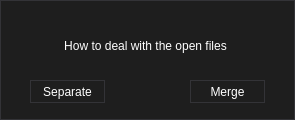
<?xml version="1.0" encoding="UTF-8"?>
<ui version="4.0">
 <class>OpenOptions</class>
 <widget class="QDialog" name="OpenOptions">
  <property name="geometry">
   <rect>
    <x>0</x>
    <y>0</y>
    <width>295</width>
    <height>120</height>
   </rect>
  </property>
  <property name="font">
   <font>
    <family>Arial</family>
   </font>
  </property>
  <property name="windowTitle">
   <string>Options</string>
  </property>
  <property name="windowIcon">
   <iconset resource="BMGTexTool.qrc">
    <normaloff>:/BMGTexTool/Resources/TX.png</normaloff>:/BMGTexTool/Resources/TX.png</iconset>
  </property>
  <property name="styleSheet">
   <string notr="true">/*
	Copyright 2013 Emanuel Claesson

	Licensed under the Apache License, Version 2.0 (the &quot;License&quot;);
	you may not use this file except in compliance with the License.
	You may obtain a copy of the License at

		http://www.apache.org/licenses/LICENSE-2.0

	Unless required by applicable law or agreed to in writing, software
	distributed under the License is distributed on an &quot;AS IS&quot; BASIS,
	WITHOUT WARRANTIES OR CONDITIONS OF ANY KIND, either express or implied.
	See the License for the specific language governing permissions and
	limitations under the License.
*/

/*
	COLOR_DARK     = #1e1e1e
	COLOR_MEDIUM   = #2d2d30
	COLOR_MEDLIGHT = #333337
	COLOR_LIGHT    = #FFFFFF
	COLOR_ACCENT   = #3f3f46
*/

* {
	background: #1e1e1e;
	color: #FFFFFF;
	border: 1px solid #333337;
}

QWidget::item:selected {
	background: #3f3f46;
}

QCheckBox, QRadioButton {
	border: none;
}

QRadioButton::indicator, QCheckBox::indicator {
	width: 13px;
	height: 13px;
}

QRadioButton::indicator::unchecked, QCheckBox::indicator::unchecked {
	border: 1px solid #333337;
	background: none;
}

QRadioButton::indicator:unchecked:hover, QCheckBox::indicator:unchecked:hover {
	border: 1px solid #FFFFFF;
}

QRadioButton::indicator::checked, QCheckBox::indicator::checked {
	border: 1px solid #333337;
	background: #333337;
}

QRadioButton::indicator:checked:hover, QCheckBox::indicator:checked:hover {
	border: 1px solid #FFFFFF;
	background: #FFFFFF;
}

QGroupBox {
	margin-top: 6px;
}

QGroupBox::title {
	top: -7px;
	left: 7px;
}

QScrollBar {
	border: 1px solid #686868;
	background: #1e1e1e;
}

QScrollBar:horizontal {
	height: 15px;
	margin: 0px 0px 0px 32px;
}

QScrollBar:vertical {
	width: 15px;
	margin: 32px 0px 0px 0px;
}

QScrollBar::handle {
	background: #2d2d30;
	border: 1px solid #333337;
}

QScrollBar::handle:horizontal {
	border-width: 0px 1px 0px 1px;
}

QScrollBar::handle:vertical {
	border-width: 1px 0px 1px 0px;
}

QScrollBar::handle:horizontal {
	min-width: 20px;
}

QScrollBar::handle:vertical {
	min-height: 20px;
}

QScrollBar::add-line, QScrollBar::sub-line {
	background:#2d2d30;
	border: 1px solid #333337;
	subcontrol-origin: margin;
}

QScrollBar::add-line {
	position: absolute;
}

QScrollBar::add-line:horizontal {
	width: 15px;
	subcontrol-position: left;
	left: 15px;
}

QScrollBar::add-line:vertical {
	height: 15px;
	subcontrol-position: top;
	top: 15px;
}

QScrollBar::sub-line:horizontal {
	width: 15px;
	subcontrol-position: top left;
}

QScrollBar::sub-line:vertical {
	height: 15px;
	subcontrol-position: top;
}

QScrollBar:left-arrow, QScrollBar::right-arrow, QScrollBar::up-arrow, QScrollBar::down-arrow {
	border: 1px solid #333337;
	width: 3px;
	height: 3px;
}

QScrollBar::add-page, QScrollBar::sub-page {
	background: none;
}

QAbstractButton:hover {
	background: #2d2d30;
}

QAbstractButton:pressed {
	background: #333337;
}

QAbstractItemView {
	show-decoration-selected: 1;
	selection-background-color: #3f3f46;
	selection-color: #FFFFFF;
	alternate-background-color: #2d2d30;
}

QHeaderView {
	border: 1px solid #333337;
}

QHeaderView::section {
	background: #1e1e1e;
	border: 1px solid #333337;
	padding: 4px;
}

QHeaderView::section:selected, QHeaderView::section::checked {
	background: #2d2d30;
}

QTableView {
	gridline-color: #333337;
}

QTabBar {
	margin-left: 2px;
}

QTabBar::tab {
	border-radius: 0px;
	padding: 4px;
	margin: 4px;
}

QTabBar::tab:selected {
	background: #2d2d30;
}

QComboBox::down-arrow {
	border: 1px solid #333337;
	background: #2d2d30;
}

QComboBox::drop-down {
	border: 1px solid #333337;
	background: #2d2d30;
}

QComboBox::down-arrow {
	width: 3px;
	height: 3px;
	border: 1px solid #333337;
}

QAbstractSpinBox {
	padding-right: 15px;
}

QAbstractSpinBox::up-button, QAbstractSpinBox::down-button {
	border: 1px solid #333337;
	background: #2d2d30;
	subcontrol-origin: border;
}

QAbstractSpinBox::up-arrow, QAbstractSpinBox::down-arrow {
	width: 3px;
	height: 3px;
	border: 1px solid #333337;
}

QSlider {
	border: none;
}

QSlider::groove:horizontal {
	height: 5px;
	margin: 4px 0px 4px 0px;
}

QSlider::groove:vertical {
	width: 5px;
	margin: 0px 4px 0px 4px;
}

QSlider::handle {
	border: 1px solid #333337;
	background: #2d2d30;
}

QSlider::handle:horizontal {
	width: 15px;
	margin: -4px 0px -4px 0px;
}

QSlider::handle:vertical {
	height: 15px;
	margin: 0px -4px 0px -4px;
}

QSlider::add-page:vertical, QSlider::sub-page:horizontal {
	background: #3f3f46;
}

QSlider::sub-page:vertical, QSlider::add-page:horizontal {
	background: #2d2d30;
}

QLabel {
	border: none;
}

QProgressBar {
	text-align: center;
}

QProgressBar::chunk {
	width: 1px;
	background-color: #3f3f46;
}

QMenu::separator {
	background: #2d2d30;
}</string>
  </property>
  <property name="locale">
   <locale language="English" country="UnitedStates"/>
  </property>
  <property name="modal">
   <bool>true</bool>
  </property>
  <widget class="QPushButton" name="pushButton">
   <property name="geometry">
    <rect>
     <x>30</x>
     <y>80</y>
     <width>75</width>
     <height>23</height>
    </rect>
   </property>
   <property name="font">
    <font>
     <family>Arial</family>
    </font>
   </property>
   <property name="styleSheet">
    <string notr="true"/>
   </property>
   <property name="text">
    <string>Separate</string>
   </property>
  </widget>
  <widget class="QPushButton" name="pushButton_2">
   <property name="geometry">
    <rect>
     <x>190</x>
     <y>80</y>
     <width>75</width>
     <height>23</height>
    </rect>
   </property>
   <property name="text">
    <string>Merge</string>
   </property>
  </widget>
  <widget class="QLabel" name="label">
   <property name="geometry">
    <rect>
     <x>30</x>
     <y>30</y>
     <width>231</width>
     <height>31</height>
    </rect>
   </property>
   <property name="text">
    <string>How to deal with the open files</string>
   </property>
   <property name="alignment">
    <set>Qt::AlignCenter</set>
   </property>
  </widget>
 </widget>
 <layoutdefault spacing="6" margin="11"/>
 <resources>
  <include location="BMGTexTool.qrc"/>
 </resources>
 <connections/>
</ui>
